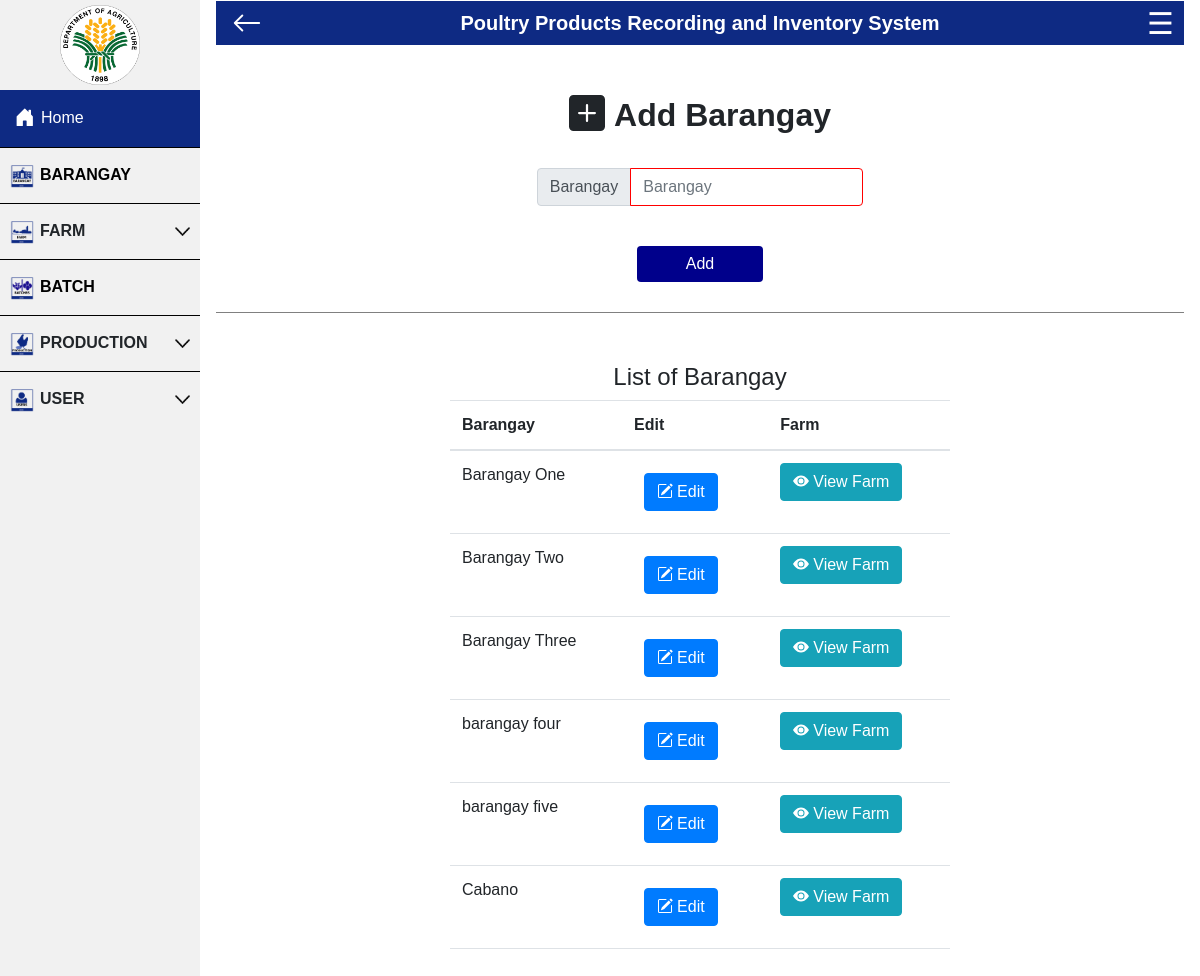
The page /project/add-brgy.php (signed in) on the database its author committed.
### tables this page shows
CREATE TABLE `baranggay` (
  `baranggayID` int(21) NOT NULL,
  `baranggay` varchar(21) NOT NULL
);

### project/add-brgy.php (the view, shortened to what this page needs)
<?php
include ("header.php");
?>
<div class="wrapper-add">
    <div class="text">
        <h2><svg xmlns="http://www.w3.org/2000/svg" width="45" height="45" fill="currentColor"
                class="bi bi-plus-square-fill" viewBox="0 2 20 16">
                <path
                    d="M2 0a2 2 0 0 0-2 2v12a2 2 0 0 0 2 2h12a2 2 0 0 0 2-2V2a2 2 0 0 0-2-2H2zm6.5 4.5v3h3a.5.5 0 0 1 0 1h-3v3a.5.5 0 0 1-1 0v-3h-3a.5.5 0 0 1 0-1h3v-3a.5.5 0 0 1 1 0z" />
            </svg>Add Barangay</h2>
    </div>
    <form method="POST" action="">
        <div class="add-brgy-button">
            <div class="input-group flex-nowrap">
                <span class="input-group-text" id="addon-wrapping">Barangay</span>
                <input type="text" class="form-control" Placeholder="Barangay" name="brgy" pattern="[a-zA-Z0-9\s]+" required="true"
                    aria-describedby="addon-wrapping">
            </div>
            <button type="submit" class="btn btn-primary" id="brgy-btn" name="submit">Add</button>
        </div>
</div>
<div class="wrapper-list" id='brgy-list'>
    <h4>List of Barangay</h4>
    <?php
    @include 'connect.php';
$query = "SELECT * FROM baranggay";
if ($result = $data->query($query)){
		echo "<table id='tbl-list' class='table'>
			<thead>
			<tr>
				<th scope='col' hidden id='count'>BaranggayID</th>
				<th scope='col' id='name'>Barangay</th>
                <th scope='col' id='edit'> Edit </th>
                <th scope='col' id='edit'> Farm </th>
			</tr>
			</thead>";
		}
        while ($row = $result->fetch_array()) {
        	echo"<tr>";
            	echo "<td id='name'>" .$row['baranggay']. "</td>";
                echo '<td>
            <button type="button" class="btn btn-primary" data-bs-toggle="modal" data-bs-target="#addbatch-modal'.$row['baranggayID'].'">
            <svg xmlns="http://www.w3.org/2000/svg" width="20" height="20" fill="currentColor" class="bi bi-pencil-square" viewBox="0 0 20 20">
            </svg>Edit
            </button>
            <div class="modal fade" id="addbatch-modal'.$row['baranggayID'].'" data-bs-backdrop="static" data-bs-keyboard="false" tabindex="-1" aria-labelledby="staticBackdropLabel" aria-hidden="true">
                                  <input name="baranggay" type="text" value= "'  .$row['baranggay']. '" class="form-control" id="floatingInput" placeholder="name" pattern="[a-zA-Z0-9\s]+" require >
                              <input type="text" name="baranggayID" class="form-control" value= "'  .$row['baranggayID']. '" hidden readonly id="floatingInput" placeholder="name">
              </div>
        </td>';
        echo '<td >
        <div class="addbatch-button">
          <a type="button" class="btn btn-info" href= "view-farmx.php?baranggayID='.$row['baranggayID'].'"><svg xmlns="http://www.w3.org/2000/svg" width="20" height="20" fill="currentColor" class="bi bi-eye-fill" viewBox="0 0 20 20">
          <path d="M10.5 8a2.5 2.5 0 1 1-5 0 2.5 2.5 0 0 1 5 0z"/>
          <path d="M0 8s3-5.5 8-5.5S16 8 16 8s-3 5.5-8 5.5S0 8 0 8zm8 3.5a3.5 3.5 0 1 0 0-7 3.5 3.5 0 0 0 0 7z"/>
        </svg>View Farm</a>
        </div>
         </td>';
            }
?>

### project/header.php (style rules this page uses)
body { margin: 0; font-family: helvetica; }
button { margin: 10px; border: none; color: white; font-size: 15px; font-weight: bolder; background-color: #0e2a83; border-radius: 20px; cursor: pointer; }
html { scroll-behavior:smooth !important; }

### project/add-brgy.php (style rules this page uses)
.wrapper-list { margin: 10px; }
.wrapper-add { border-bottom:1px solid grey; margin-top: 30px; padding-top: 20px; padding-bottom: 20px; margin-bottom: 50px; }
.add-brgy-button { margin-top: 20px; align-items: center; display: grid; justify-content: center; }
#brgy-btn { margin-right: 100px; margin-left: 100px; margin-top: 40px; border: none; background-color: darkblue; }
.text { display: flex; justify-content: center; }
.text h2 { font-weight: bold; }
#brgy-list { display: flex; justify-content: center; flex-direction: column; align-items: center; align-content: center; }
#tbl-list { width: 100%; max-width: 500px; }
input:invalid { animation: shake 0.5s; border: 1px solid red !important; }

### rows shown on the page
baranggay: baranggay "Barangay One"
baranggay: baranggay "Barangay Two"
baranggay: baranggay "Barangay Three"
baranggay: baranggay "barangay four"
baranggay: baranggay "barangay five"
baranggay: baranggay "Cabano"
